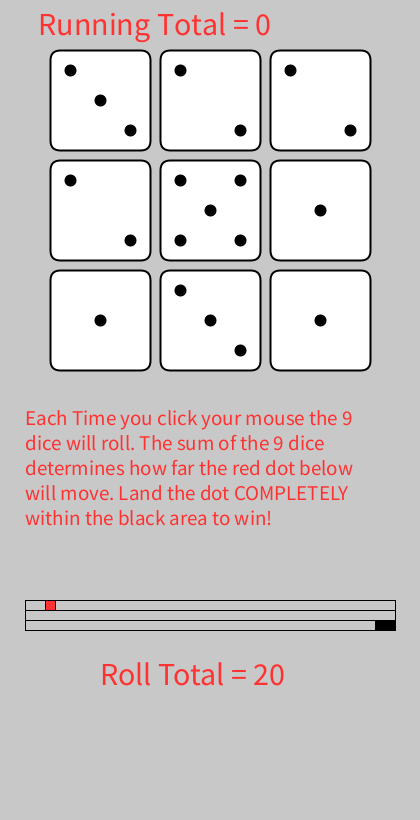
Frame 1 (no input)
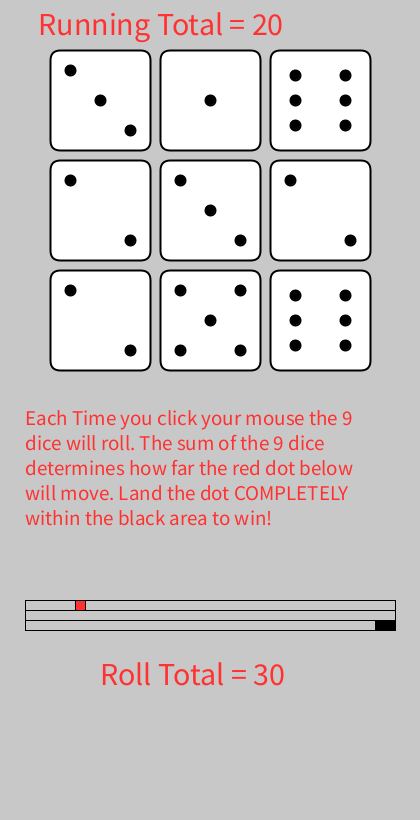
Frame 2 (the mouse pressed at the canvas centre, redrawn once)

The Processing sketch that drew these frames (run headless with seeded random() and noise(); the mouse was pressed at the canvas centre and the sketch redrawn once):

// Processing sketch: diceCochran
// ── diceCochran.pde
int total;
int rTotal;
int xPos=25;
int totalPos;
int yPos=600;
void setup()
{
  size(420, 820);
  noLoop();
}
void draw()
{
  background(200);
  textSize(32);
  fill(255, 50, 50);
  text("Running Total = "+rTotal+"", 38, 35);
  textSize(21);
  text("Each Time you click your mouse the 9 \ndice will roll. The sum of the 9 dice \ndetermines how far the red dot below \nwill move. Land the dot COMPLETELY \nwithin the black area to win!", 25, 425);
  Die die1 = new Die(50, 50);
  die1.show();
  Die die2 = new Die(160, 50);
  die2.show();
  Die die3 = new Die(270, 50);
  die3.show();
  Die die4 = new Die(50, 160);
  die4.show();
  Die die5 = new Die(160, 160);
  die5.show();
  Die die6 = new Die(270, 160);
  die6.show();
  Die die7 = new Die(50, 270);
  die7.show();
  Die die8 = new Die(160, 270);
  die8.show();
  Die die9 = new Die(270, 270);
  die9.show();
  die9.shapee();
}
void mousePressed()
{
  redraw();
}
class Die //models one single dice cube
{
  //variable declarations here
  int x;
  int y;
  Die(int x, int y) //constructor
  {
    this.x=x;
    this.y=y;
  }
  void show()
  {
    strokeWeight(2);
    fill(255);
    rect(x, y, 100, 100, 10);
    int random = (int)(Math.random()*6+1);
    fill(0);
    if (random==1) {
      ellipse(x+50, y+50, 10, 10);
      total++;
      rTotal++;
    }
    if (random==2) {
      ellipse(x+20, y+20, 10, 10);
      ellipse(x+80, y+80, 10, 10);
      total+=2;
      rTotal+=2;
    }
    if (random==3) {
      ellipse(x+20, y+20, 10, 10);
      ellipse(x+50, y+50, 10, 10);
      ellipse(x+80, y+80, 10, 10);
      total+=3;
      rTotal+=3;
    }
    if (random==4) {
      ellipse(x+25, y+25, 10, 10);
      ellipse(x+75, y+25, 10, 10);
      ellipse(x+25, y+75, 10, 10);
      ellipse(x+75, y+75, 10, 10);
      total+=4;
      rTotal+=4;
    }
    if (random==5) {
      ellipse(x+20, y+20, 10, 10);
      ellipse(x+80, y+20, 10, 10);
      ellipse(x+20, y+80, 10, 10);
      ellipse(x+80, y+80, 10, 10);
      ellipse(x+50, y+50, 10, 10);
      total+=5;
      rTotal+=5;
    }
    if (random==6) {
      ellipse(x+25, y+25, 10, 10);
      ellipse(x+25, y+50, 10, 10);
      ellipse(x+25, y+75, 10, 10);
      ellipse(x+75, y+25, 10, 10);
      ellipse(x+75, y+50, 10, 10);
      ellipse(x+75, y+75, 10, 10);
      total+=6;
      rTotal+=6;
    }

    strokeWeight(1);
    line(25, 600, 25, 630);
    line(395, 600, 395, 630);
    rect(375, 620, 20, 10);
    line(25, 600, 395, 600);
    line(25, 610, 395, 610);
    line(25, 620, 395, 620);
    line(25, 630, 395, 630);
  }
  int timeTotal() {
    int returnedTotal = total;
    total=0;
    textSize(32);
  fill(255, 50, 50);
  text("Roll Total = "+returnedTotal+"", 100, 685);
    return returnedTotal;
  }
  void shapee(){
    xPos+=timeTotal();
    if (xPos>375 && yPos<620){
      yPos+=10;
      int leftOver=xPos-375;
      xPos=25+leftOver;
    }
    if (xPos>375 && yPos==620){
      textSize(75);
    fill(255, 50, 50);
      text("You Lose!", 35, 800);
      xPos=25;
      yPos=600;
    }
    if (xPos>=375 && xPos<=385 && yPos==620){
      textSize(75);
    fill(255, 50, 50);
      text("Winner!", 70, 800);
   }
    fill(255, 50, 50);
    rect(xPos, yPos, 10, 10);
  }
}
